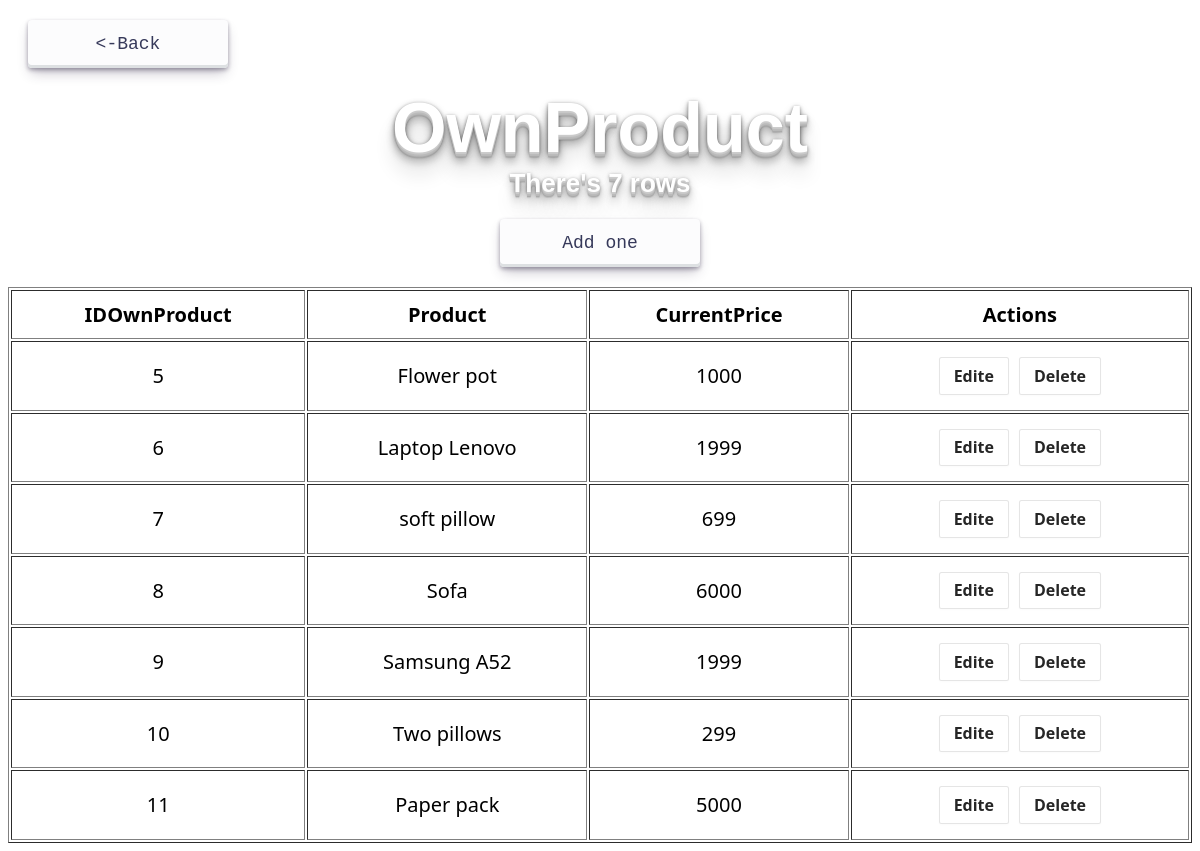
/OwnProduct.php, run on an earlier commit of the app's database.
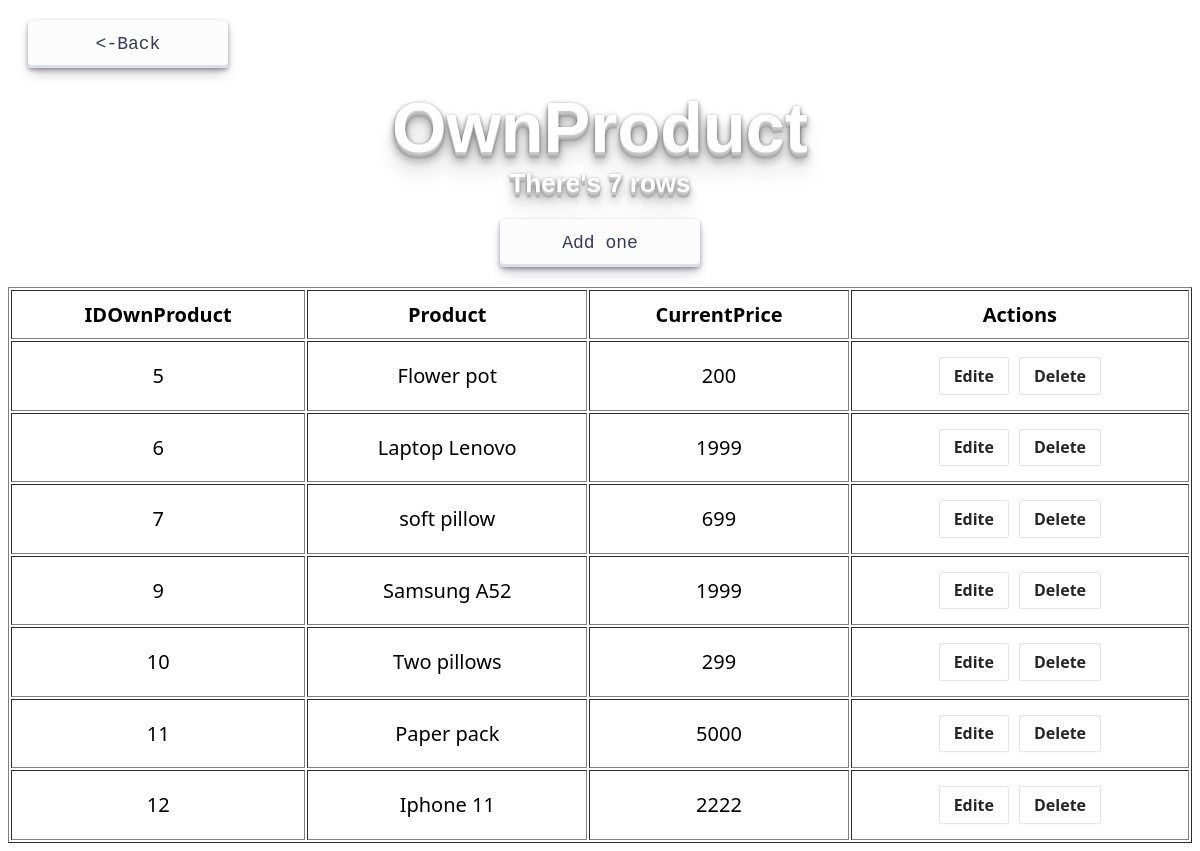
And on a later commit of the database.
### tables this page shows
CREATE TABLE `OwnProduct` (
  `IDOwnProduct` int NOT NULL,
  `IDDeal` int NOT NULL,
  `CurrentPrice` int NOT NULL
);

CREATE TABLE `Deal` (
  `IDDeal` int NOT NULL,
  `IDClient` int NOT NULL,
  `IDProductCategory` int NOT NULL,
  `ProductDescription` varchar(255) NOT NULL,
  `TakingDate` date NOT NULL,
  `ReturningDate` date NOT NULL,
  `Pledge` int NOT NULL,
  `Comission` int NOT NULL
);

### src/OwnProduct.php (the view, shortened to what this page needs)
<?php
include 'fnc.php';
?>
<html>
    <head>
        <link href="styles.css" rel="stylesheet" type="text/css">
    </head>
    <header>
        <div style = "text-align: left; margin: 20px">
            <form action="index.php">
                <button class="button-30" role="button">
                    <-Back
                </button>
             </form>
        </div>
        <div class="hit-the-floor">
            OwnProduct
        </div>
        <div class="hit-the-floor" style = "font-size: 26px; margin-bottom: 20px">
            There's <?php echo mysqli_fetch_row(mysqli_query($db, "SELECT COUNT(*) FROM OwnProduct"))[0]?> rows
        </div>
        <div style = "text-align: center; margin-bottom: 20px">
            <form action="OwnProduct-create.php">
                <button class="button-30" role="button">
                    Add one
                </button>
            </form>
        </div>
    </header>
    <body>
        <table align="center" border="1px" cellpadding= "10px" style = "font-size: 20px">
            <tr>
                <th>
                    IDOwnProduct
                </th>
                <th>
                    Product
                </th>
                <th>
                    CurrentPrice
                </th>
                <th>
                    Actions
                </th>
            </tr>
                <?php
                    $stmt = "SELECT OwnProduct.IDOwnProduct, Deal.ProductDescription, OwnProduct.CurrentPrice FROM OwnProduct
                            JOIN Deal
                            ON Deal.IDDeal = OwnProduct.IDDeal";
                    $result = mysqli_query($db, $stmt);
                    foreach($result as $row){
                ?>
                   <tr>
                        <?php
                        foreach($row as $subrow){
                            ?>
                                <td align="center">
                                    <?php
                                    echo $subrow;
                                    ?>
                                </td>
                            <?php
                        }
                        ?>
                            <td align="center">
                                <div style = "display: flex; justify-content: center; align-items: center;">
                                <form action="OwnProduct-edite.php" method="POST" style = "margin-bottom:0px; margin:5px">
                                    <button class="button-6" role="button" name="edite" value="<?php echo $row['IDOwnProduct']?>">
                                        Edite
                                    </button>
                                </form>
                                <form action = "OwnProduct-delete.php" method = "POST" style = "margin-bottom:0px; margin:5px">
                                    <button class="button-6" role="button" name="delete" value="<?php echo $row['IDOwnProduct']?>">
                                        Delete
                                    </button>
                                </form>
                                </div>
                            </td>
                    </tr>
                <?php
                    }
                ?>
        </table>
    </body>
</html>

What changed in the data, as far as the page shows it:
removed ownproduct: IDOwnProduct "8", IDDeal.ProductDescription "Sofa", CurrentPrice "6000"
added ownproduct: IDOwnProduct "12", IDDeal.ProductDescription "Iphone 11", CurrentPrice "2222"
Also different on the page:
new list line: "200"
list line gone: "1000"
